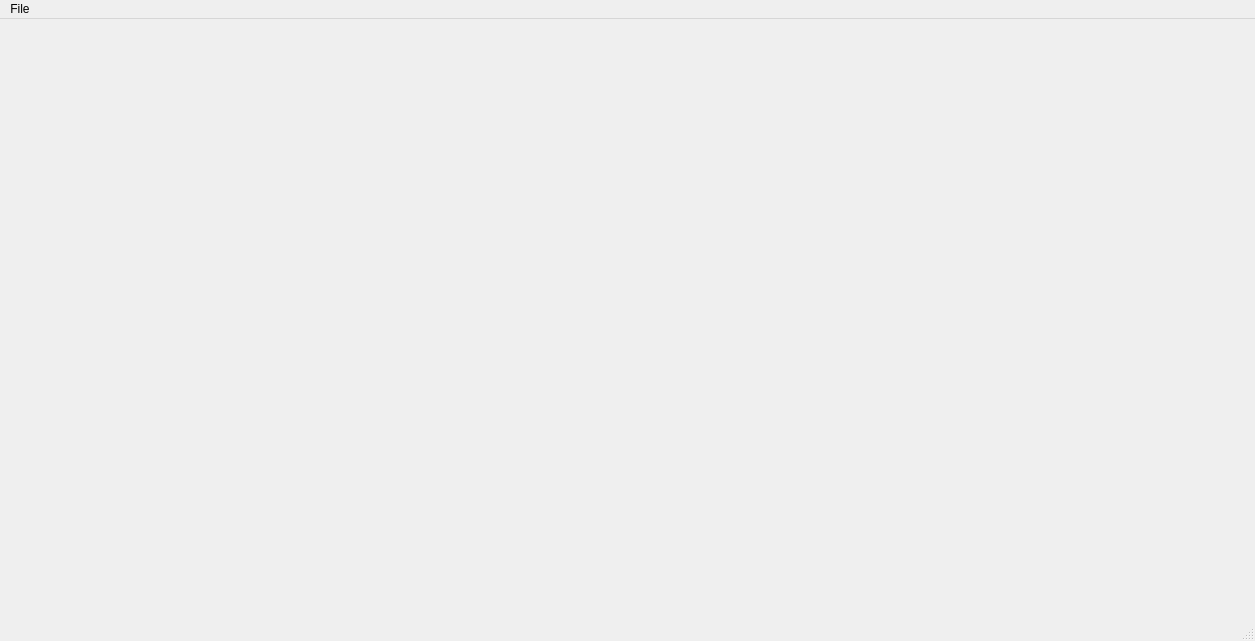
<?xml version="1.0" encoding="UTF-8"?>
<ui version="4.0">
 <class>MainWindow</class>
 <widget class="QMainWindow" name="MainWindow">
  <property name="geometry">
   <rect>
    <x>0</x>
    <y>0</y>
    <width>1255</width>
    <height>641</height>
   </rect>
  </property>
  <property name="windowTitle">
   <string>MainWindow</string>
  </property>
  <widget class="QWidget" name="centralwidget">
   <layout class="QGridLayout" name="gridLayout">
    <item row="0" column="0">
     <widget class="QWidget" name="widgetPlot" native="true">
      <property name="maximumSize">
       <size>
        <width>16777215</width>
        <height>1</height>
       </size>
      </property>
     </widget>
    </item>
   </layout>
  </widget>
  <widget class="QMenuBar" name="menubar">
   <property name="geometry">
    <rect>
     <x>0</x>
     <y>0</y>
     <width>1255</width>
     <height>26</height>
    </rect>
   </property>
   <widget class="QMenu" name="menuFile">
    <property name="title">
     <string>File</string>
    </property>
    <addaction name="actionOpen"/>
   </widget>
   <addaction name="menuFile"/>
  </widget>
  <widget class="QStatusBar" name="statusbar"/>
  <action name="actionOpen">
   <property name="text">
    <string>Open</string>
   </property>
  </action>
 </widget>
 <resources/>
 <connections/>
</ui>
